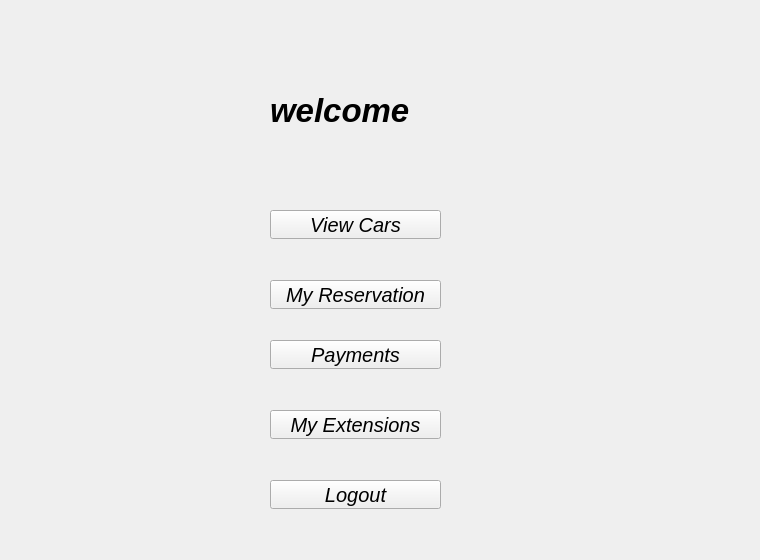
<?xml version="1.0" encoding="UTF-8"?>
<ui version="4.0">
 <class>customerdashboard</class>
 <widget class="QWidget" name="customerdashboard">
  <property name="geometry">
   <rect>
    <x>0</x>
    <y>0</y>
    <width>760</width>
    <height>560</height>
   </rect>
  </property>
  <property name="windowTitle">
   <string>Form</string>
  </property>
  <widget class="QLabel" name="welcomeLabel">
   <property name="geometry">
    <rect>
     <x>270</x>
     <y>80</y>
     <width>181</width>
     <height>61</height>
    </rect>
   </property>
   <property name="font">
    <font>
     <pointsize>25</pointsize>
     <italic>true</italic>
     <bold>true</bold>
    </font>
   </property>
   <property name="text">
    <string>welcome</string>
   </property>
  </widget>
  <widget class="QPushButton" name="viewCarPushButton">
   <property name="geometry">
    <rect>
     <x>270</x>
     <y>210</y>
     <width>171</width>
     <height>29</height>
    </rect>
   </property>
   <property name="font">
    <font>
     <pointsize>15</pointsize>
     <italic>true</italic>
     <bold>false</bold>
    </font>
   </property>
   <property name="text">
    <string>View Cars</string>
   </property>
  </widget>
  <widget class="QPushButton" name="myReservationPushButton">
   <property name="geometry">
    <rect>
     <x>270</x>
     <y>280</y>
     <width>171</width>
     <height>29</height>
    </rect>
   </property>
   <property name="font">
    <font>
     <pointsize>15</pointsize>
     <italic>true</italic>
     <bold>false</bold>
    </font>
   </property>
   <property name="text">
    <string>My Reservation</string>
   </property>
  </widget>
  <widget class="QPushButton" name="paymentsPushButton">
   <property name="geometry">
    <rect>
     <x>270</x>
     <y>340</y>
     <width>171</width>
     <height>29</height>
    </rect>
   </property>
   <property name="font">
    <font>
     <pointsize>15</pointsize>
     <italic>true</italic>
     <bold>false</bold>
    </font>
   </property>
   <property name="text">
    <string>Payments</string>
   </property>
  </widget>
  <widget class="QPushButton" name="LogoutPushButton">
   <property name="geometry">
    <rect>
     <x>270</x>
     <y>480</y>
     <width>171</width>
     <height>29</height>
    </rect>
   </property>
   <property name="font">
    <font>
     <pointsize>15</pointsize>
     <italic>true</italic>
     <bold>false</bold>
    </font>
   </property>
   <property name="text">
    <string>Logout</string>
   </property>
  </widget>
  <widget class="QPushButton" name="pmyExtensionsPushButton">
   <property name="geometry">
    <rect>
     <x>270</x>
     <y>410</y>
     <width>171</width>
     <height>29</height>
    </rect>
   </property>
   <property name="font">
    <font>
     <pointsize>15</pointsize>
     <italic>true</italic>
     <bold>false</bold>
    </font>
   </property>
   <property name="text">
    <string>My Extensions</string>
   </property>
  </widget>
 </widget>
 <resources/>
 <connections/>
</ui>
